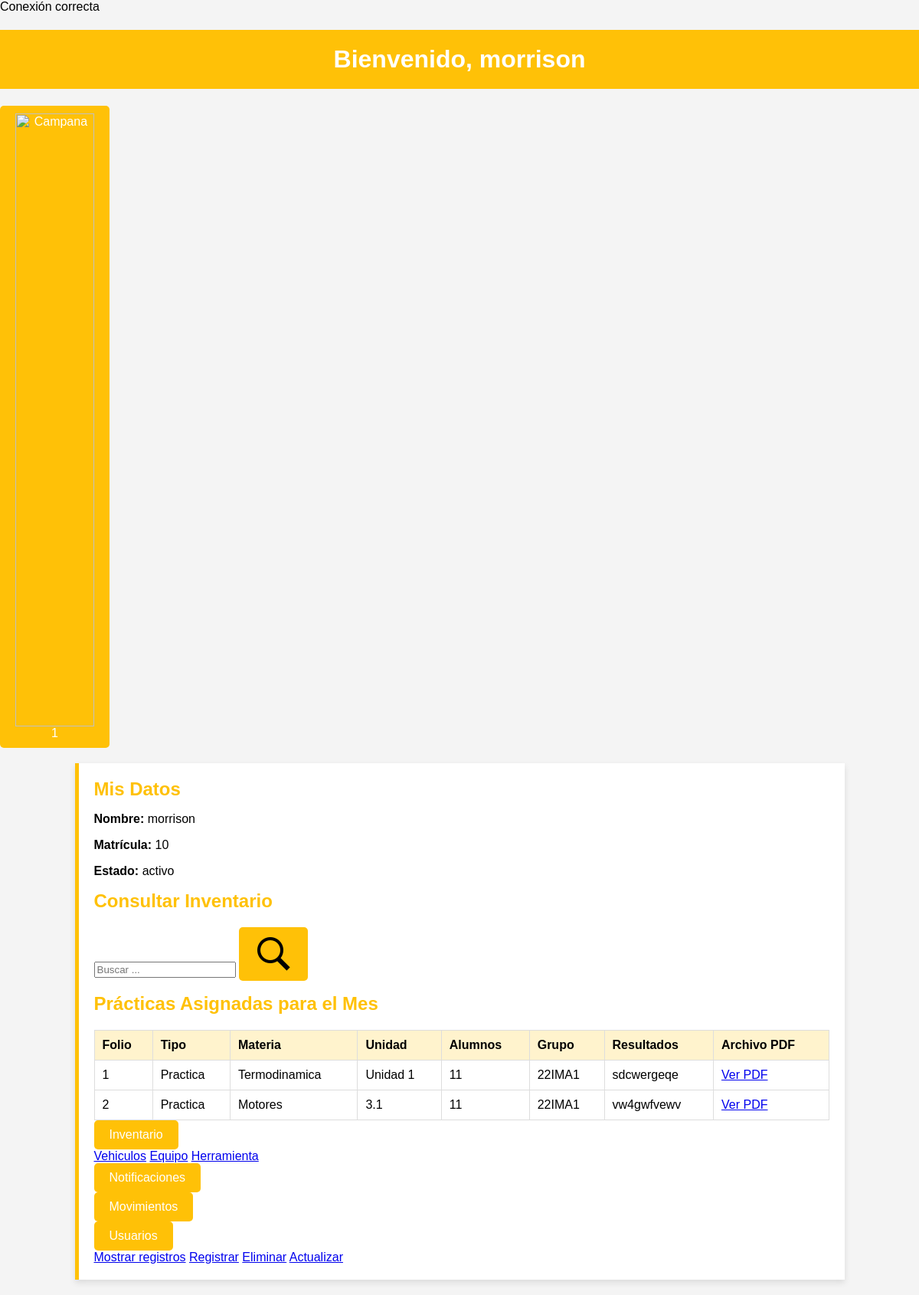
The page /inicioAdmin.php (signed in) on the database its author committed.
### tables this page shows
CREATE TABLE `usuario` (
  `id` char(6) NOT NULL,
  `nombre` varchar(50) DEFAULT NULL,
  `tipo_usuario` varchar(30) DEFAULT NULL,
  `tipo_admin` varchar(20) NOT NULL,
  `usser` varchar(10) DEFAULT NULL,
  `passw` varchar(10) DEFAULT NULL,
  `status` varchar(10) DEFAULT NULL,
  `foto` blob NOT NULL
);

CREATE TABLE `practica` (
  `folio` varchar(7) NOT NULL,
  `tipo` varchar(20) DEFAULT NULL,
  `materia` varchar(20) DEFAULT NULL,
  `unidad` varchar(20) DEFAULT NULL,
  `num_alumnos` int(2) DEFAULT NULL,
  `grupo` char(6) DEFAULT NULL,
  `resultados` text DEFAULT NULL
);

### inicioAdmin.php (the view, shortened to what this page needs)
<?php
include("conexcion.php");
$usuario = $_SESSION['usuario'];
$sql = "SELECT * FROM usuario WHERE usser = ?";
$stmt = $conn->prepare($sql);
$stmt->bind_param("s", $usuario);
$stmt->execute();
$result = $stmt->get_result();
if ($result->num_rows > 0) {
    $userData = $result->fetch_assoc();
}
$typeClass = "";
switch ($userData['tipo_usuario']) {
    default:
        $typeClass = 'administrativo';
        break;
}
?>
<!DOCTYPE html>
<html lang="es">
<head>
    <link rel="stylesheet" href="css/styles.css">
</head>
<body class="<?php echo $typeClass; ?>">
    <header>
        <h1>Bienvenido, <?php echo htmlspecialchars($userData['nombre']); ?></h1>
        <button id="notification-bell" class="notification-bell" onclick="openNotifications()">
            <img id="bell-icon" src="iconos/campana.png" alt="Campana" style="width: 100%; height: 100%;">
            <span id="unseen-badge">1</span>
        </button>
    </header>
    <div class="container">
        <h2>Mis Datos</h2>
        <p><strong>Nombre:</strong> <?php echo $userData['nombre']; ?></p>
        <p><strong>Matrícula:</strong> <?php echo $userData['usser']; ?></p>
        <p><strong>Estado:</strong> <?php echo $userData['status']; ?></p>
        <h2>Consultar Inventario</h2>
        <form action="busqueda.php" method="POST" class="search-form">
            <input type="text" id="Dato" name="Dato" placeholder="Buscar ..." required>
            <button type="submit" class="search-btn">
                <img src="iconos/icons8-search-50.png" alt="Buscar" class="search-icon">
            </button>
        </form>
        <h2>Prácticas Asignadas para el Mes</h2>
        <?php
        $sql = "SELECT * FROM practica";
        $result = mysqli_query($conn, $sql);
        echo "<table>";
        echo "<tr><th>Folio</th><th>Tipo</th><th>Materia</th><th>Unidad</th><th>Alumnos</th><th>Grupo</th><th>Resultados</th><th>Archivo PDF</th></tr>";
        while ($row = mysqli_fetch_assoc($result)) {
            echo "<tr>
                        <td>{$row['folio']}</td>
                        <td>{$row['tipo']}</td>
                        <td>{$row['materia']}</td>
                        <td>{$row['unidad']}</td>
                        <td>{$row['num_alumnos']}</td>
                        <td>{$row['grupo']}</td>
                        <td>{$row['resultados']}</td>
                        <td><a href='practicas/{$row['archivo_pdf']}'>Ver PDF</a></td>
                    </tr>";
        }
        echo "</table>";
        ?>
        <div class="dropdown">
            <button>Inventario</button>
            <div class="dropdown-content">
                <a href="tablaVehiculo.php">Vehiculos</a>
                <a href="tablaEquipo.php">Equipo</a>
                <a href="tablaHerramien.php">Herramienta</a>
            </div>
        </div>
        <div class="dropdown">
            <button onclick="location.href='tablaNotificaciones.php'">Notificaciones</button>
        </div>
        <div class="dropdown">
            <button onclick="location.href='tablaMovimientos.php'">Movimientos</button>
        </div>
        <div class="dropdown">
            <button>Usuarios</button>
            <div class="dropdown-content">
                <a href="tablaReguistro.php">Mostrar registros</a>
                <a href="formularioReguistro.php">Registrar</a>
                <a href="busquedaUsuario.php">Eliminar</a>
                <a href="actualizarRegistroUsuario.php">Actualizar</a>
            </div>
        </div>
    </div>
</body>
</html>

### css/styles.css (style rules this page uses)
body { font-family: Arial, sans-serif; background-color: #f4f4f4; margin: 0; padding: 0; }
h1 { text-align: center; padding: 20px; font-size: 2rem; }
.container { width: 80%; margin: 20px auto; padding: 20px; background-color: white; box-shadow: 0px 4px 8px rgba(0, 0, 0, 0.1); }
h2 { margin-top: 0; font-size: 1.5rem; margin-bottom: 10px; }
table { width: 100%; border-collapse: collapse; margin-top: 20px; }
th, td { padding: 10px; text-align: left; border: 1px solid #ddd; }
th { background-color: #f2f2f2; }
form { margin-top: 20px; }
button { padding: 10px 20px; background-color: #4CAF50; color: white; border: none; border-radius: 5px; cursor: pointer; font-size: 1rem; }
body.administrativo h1 { background-color: #ffc107; color: white; }
body.administrativo .container { border-left: 5px solid #ffc107; }
body.administrativo h2 { color: #ffc107; }
body.administrativo table th { background-color: #fff3cd; }
body.administrativo button { background-color: #ffc107; }

### rows shown on the page
usuario: nombre "morrison", usser "10", status "activo"
practica: folio "1", tipo "Practica", materia "Termodinamica", unidad "Unidad 1", num_alumnos "11", grupo "22IMA1", resultados "sdcwergeqe"
practica: folio "2", tipo "Practica", materia "Motores", unidad "3.1", num_alumnos "11", grupo "22IMA1", resultados "vw4gwfvewv"
